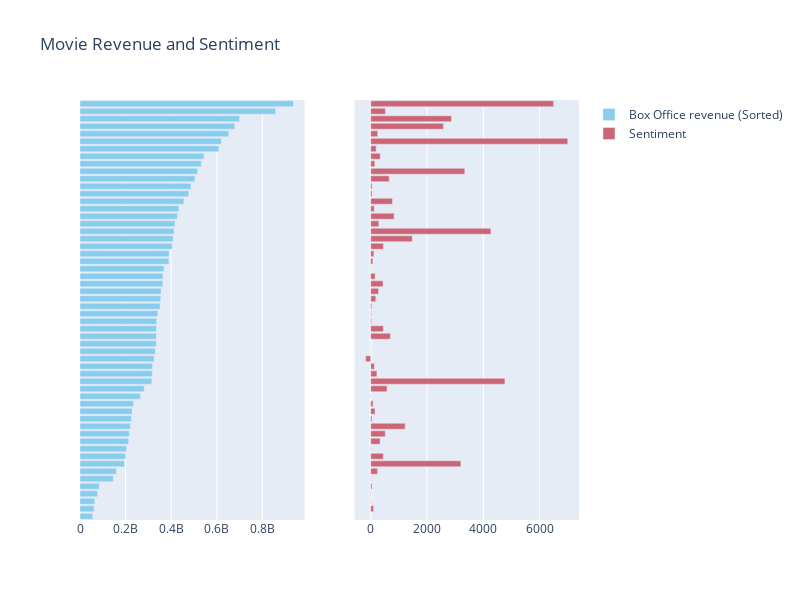

The notebook cell this image was saved under:
### Code cell
from plotly.subplots import make_subplots
import plotly.graph_objects as go
import plotly.express as px

fig = make_subplots(rows=1, cols=2)

fig.add_trace(
    go.Bar(name = 'Box Office revenue (Sorted)', x=box_tot.daily, y=box_tot.index, orientation='h',
           marker_color = px.colors.qualitative.Safe[0],
          hovertemplate=
                        "<b>%{y}</b><br><br>" +
                        "Revenue: $%{x}<br>" +
                        "<extra></extra>"),
            row=1, col=1)


fig.add_trace(
    go.Bar(name='Sentiment', x=quotes_tot.bertperquote, y=quotes_tot.index, orientation='h',marker_color = px.colors.qualitative.Safe[1],
          hovertemplate=
                        "<b>%{y}</b><br><br>" +
                        "Sentiment: %{x}<br>" +
                        "<extra></extra>"),row=1, col=2)

fig.update_yaxes(showticklabels=False)
fig.update_layout(height=600, width=800, title_text='Movie Revenue and Sentiment')
fig.show()

### Figure 1 — Plotly figure (JSON) as saved in the notebook; plotly's stock layout.template omitted (floating-point values rounded to 4 significant figures)
{"data": [{"hovertemplate": "<b>%{y}</b><br><br>Revenue: $%{x}<br><extra></extra>", "marker": {"color": "rgb(136, 204, 238)"}, "name": "Box Office revenue (Sorted)", "orientation": "h", "type": "bar", "x": [55069965, 61555145, 64914050, 77047065, 84158461, 146066470, 159555901, 195042377, 200074609, 204417855, 213515506, 216303339, 220159104, 225764765, 228395947, 234037575, 264624300, 281723902, 315058289, 316831246, 318482400, 325100054, 330360194, 334201140, 335061807, 335451311, 336045770, 341268248, 351032910, 353612437, 355559216, 363042311, 364001123, 368384330, 389813101, 390532085, 404515480, 408084349, 412563408, 416769345, 426829839, 434038008, 455530367, 477373578, 486295561, 504014165, 515202542, 532177324, 543638043, 608581744, 620181382, 652197981, 678815482, 700059566, 858373000, 935644139], "xaxis": "x", "y": ["Tenet", "Onward", "The Invisible Man", "Dolittle", "Birds of Prey: And the Fantabulous Emancipation of One Harley Quinn", "Sonic the Hedgehog", "Fantastic Beasts: The Crimes of Grindelwald", "Spider-Man: Homecoming", "Spectre", "Bad Boys for Life", "Venom", "Bohemian Rhapsody", "Spider-Man: Far from Home", "The Fate of the Furious", "The Martian", "Fantastic Beasts and Where to Find Them", "Despicable Me 3", "The Hunger Games: Mockingjay - Part 2", "Thor: Ragnarok", "Jumanji: The Next Level", "Deadpool 2", "Suicide Squad", "Batman v Superman: Dawn of Justice", "Rogue One", "Aquaman", "Joker", "Minions", "Zootopia", "Fast & Furious 7", "Inside Out", "Aladdin", "Deadpool", "The Jungle Book", "The Secret Life of Pets", "Guardians of the Galaxy Vol. 2", "Mission: Impossible - Rogue Nation", "Jumanji: Welcome to the Jungle", "Captain America: Civil War", "Wonder Woman", "Jurassic World: Fallen Kingdom", "Captain Marvel", "Toy Story 4", "Avengers: Age of Ultron", "Frozen II", "Finding Dory", "Beauty and the Beast", "Star Wars: Episode IX - The Rise of Skywalker", "Mission: Impossible - Fallout", "The Lion King", "Incredibles 2", "Star Wars: Episode VIII - The Last Jedi", "Jurassic World", "Avengers: Infinity War", "Black Panther", "Avengers: Endgame", "Star Wars: Episode VII - The Force Awakens"], "yaxis": "y"}, {"hovertemplate": "<b>%{y}</b><br><br>Sentiment: %{x}<br><extra></extra>", "marker": {"color": "rgb(204, 102, 119)"}, "name": "Sentiment", "orientation": "h", "type": "bar", "x": [0.2222, 101.7, 13.3, -17.32, 45.38, 17.9, 244.5, 3205.0, 448.3, 17.43, 333.1, 517.3, 1224.0, 45.4, 153.3, 83.76, 9.183, 577.6, 4770.0, 220.5, 127.2, -179.7, 6.217, 3.075, 699.8, 451.8, 29.95, 25.13, 36.32, 179.8, 276.8, 437.4, 156.7, 10.16, 76.04, 111.4, 451.8, 1477.0, 4272.0, 288.4, 832.9, 125.3, 773.1, 47.72, 49.04, 655.3, 3344.0, 143.7, 338.0, 194.4, 7005.0, 246.7, 2584.0, 2871.0, 520.4, 6503.0], "xaxis": "x2", "y": ["Tenet", "Onward", "The Invisible Man", "Dolittle", "Birds of Prey: And the Fantabulous Emancipation of One Harley Quinn", "Sonic the Hedgehog", "Fantastic Beasts: The Crimes of Grindelwald", "Spider-Man: Homecoming", "Spectre", "Bad Boys for Life", "Venom", "Bohemian Rhapsody", "Spider-Man: Far from Home", "The Fate of the Furious", "The Martian", "Fantastic Beasts and Where to Find Them", "Despicable Me 3", "The Hunger Games: Mockingjay - Part 2", "Thor: Ragnarok", "Jumanji: The Next Level", "Deadpool 2", "Suicide Squad", "Batman v Superman: Dawn of Justice", "Rogue One", "Aquaman", "Joker", "Minions", "Zootopia", "Fast & Furious 7", "Inside Out", "Aladdin", "Deadpool", "The Jungle Book", "The Secret Life of Pets", "Guardians of the Galaxy Vol. 2", "Mission: Impossible - Rogue Nation", "Jumanji: Welcome to the Jungle", "Captain America: Civil War", "Wonder Woman", "Jurassic World: Fallen Kingdom", "Captain Marvel", "Toy Story 4", "Avengers: Age of Ultron", "Frozen II", "Finding Dory", "Beauty and the Beast", "Star Wars: Episode IX - The Rise of Skywalker", "Mission: Impossible - Fallout", "The Lion King", "Incredibles 2", "Star Wars: Episode VIII - The Last Jedi", "Jurassic World", "Avengers: Infinity War", "Black Panther", "Avengers: Endgame", "Star Wars: Episode VII - The Force Awakens"], "yaxis": "y2"}], "layout": {"height": 600, "title": {"text": "Movie Revenue and Sentiment"}, "width": 800, "xaxis": {"anchor": "y", "domain": [0, 0.45]}, "xaxis2": {"anchor": "y2", "domain": [0.55, 1]}, "yaxis": {"anchor": "x", "domain": [0, 1], "showticklabels": false}, "yaxis2": {"anchor": "x2", "domain": [0, 1], "showticklabels": false}}}
